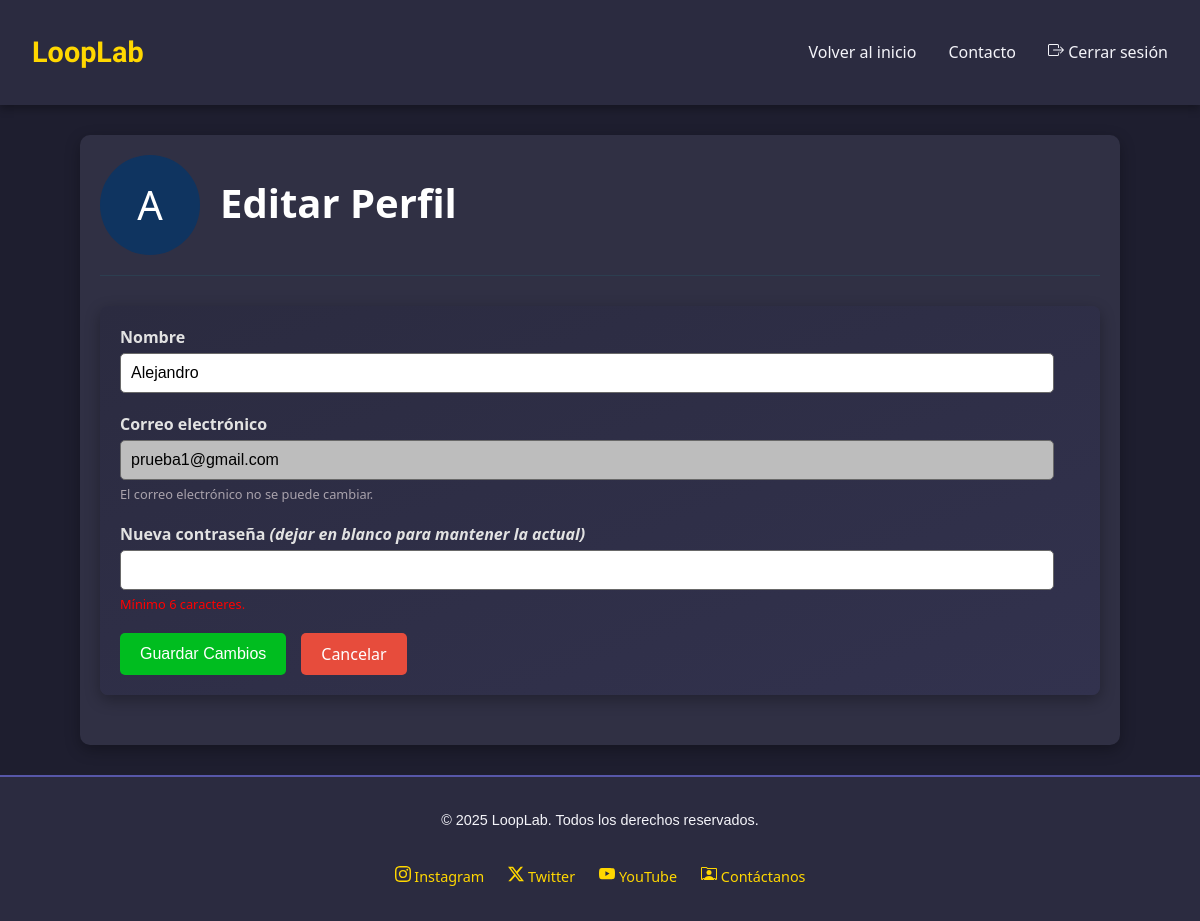
The page /public/usuarios/edit.php (signed in) on the database its author committed.
### tables this page shows
CREATE TABLE `usuarios` (
  `id` int(11) NOT NULL,
  `nombre` varchar(255) DEFAULT NULL,
  `email` varchar(100) DEFAULT NULL,
  `password` varchar(255) DEFAULT NULL,
  `role` enum('admin','user') NOT NULL,
  `fecha_creacion` date DEFAULT current_timestamp()
);

### app/Core/Response.php (called while the page is built, shortened)
<?php
class Response
{
    public static function view(string $view, array $data = []): void
    {
        extract($data);
        $content = self::loadView($view, $data);
    }
    public static function loadView(string $view, array $data = []): string
    {
        $filePath = self::getViewPath($view);
        extract($data);
        require $filePath;
        $html = ob_get_clean();
        return $html;
    }
    private static function getViewPath(string $view): string
    {
        $ds = DIRECTORY_SEPARATOR;
        $basePath = __DIR__ . "{$ds}..{$ds}..{$ds}resources{$ds}views{$ds}";
        $viewPath = str_replace('.', $ds, $view);
        $phpPath = $basePath . "{$viewPath}.php";
        if (file_exists($phpPath)) {
            return $phpPath;
        }
        throw new \RuntimeException("La vista '{$view}' no fue encontrada.");
    }
}

### app/Core/helpers.php (called while the page is built, shortened)
<?php
function session(): Session
{
    static $instance = null;
    if ($instance === null) {
        $instance = new Session();
    }
    return $instance;
}
function view(string $view, array $data = []): void
{
    Response::view($view, $data);
}

### public/usuarios/edit.php (called while the page is built, shortened)
<?php
require_once __DIR__ . '/../../app/Http/Controllers/UsuarioController.php';
$usuarioController = new UsuarioController();
$usuario = $usuarioController->getCurrentUser();
view('usuarios/edit', [
    'usuario' => $usuario,
    'header' => 'index',
    'title' => 'Editar Perfil - LoopLab'
]);

### app/Core/Session.php (called while the page is built, shortened)
<?php
class Session {
    public function get(string $key, $default = null) {
        return $_SESSION[$key] ?? $default;
    }
}

### app/Core/Auth.php (called while the page is built, shortened)
<?php
class Auth {
    public static function user(): ?array {
        return session()->get('user');
    }
    public static function id(): ?int {
        $user = self::user();
        return $user ? $user['id'] : null;
    }
}

### app/Http/Controllers/UsuarioController.php (called while the page is built, shortened)
<?php
class UsuarioController
{
    public function getCurrentUser()
    {
        $userId = Auth::id();
        return Usuario::find($userId);
    }
}

### app/Core/Model.php (called while the page is built, shortened)
<?php
abstract class Model
{
    protected static string $table;
    protected static array $fillable;
    protected static array $aggregates;
    protected static array $pivots;
    public static function getFillable(){
        return static::$fillable ?? [];
    }
    public static function getAggregates(){
        return static::$aggregates ?? [];
    }
    public static function getPivots(){
        return static::$pivots ?? [];
    }
    public static function find($id): ?static
    {
        $id = (int) $id;
        $sql = "SELECT * FROM " . static::$table . " WHERE id = ?";
        $params = [$id];
        $result = DB::selectOne(static::class, $sql, $params);
        return $result;
    }
}

### app/Core/DB.php (called while the page is built, shortened)
<?php
class DB
{
    private static ?\PDO $connection = null;
    public static function connection(): \PDO
    {
        if (self::$connection === null) {
            $dbHost = DB_HOST;
            $dbName = DB_NAME;
            $dbUser = DB_USER;
            $dbPass = DB_PASS;
            $dsn = "mysql:host=$dbHost;dbname=$dbName;charset=utf8mb4";
            self::$connection = new \PDO($dsn, $dbUser, $dbPass);
        }
        return self::$connection;
    }
    public static function select(string $modelName, string $sql, array $params = []): array
    {
        $stmt = self::prepare($sql, $params);
        $stmt->execute();
        $models = [];
        while ($row = $stmt->fetch(\PDO::FETCH_ASSOC)) {
            $model = new $modelName();
            $model->id = $row['id'];
            foreach ($model::getFillable() as $field) {
                if (isset($row[$field])) {
                    $model->$field = $row[$field];
                }
            }
            $models[] = $model;
        }
        return $models;
    }
    public static function selectOne(string $modelName, string $sql, array $params = []): ?object
    {
        $models = DB::select($modelName, $sql, $params);
        return !empty($models) ? $models[0] : null;
    }
    private static function prepare(string $sql, array $params = []): \PDOStatement
    {
        $db = self::connection();
        $stmt = $db->prepare($sql);
        if (!empty($params)) {
            if (array_is_list($params)) {
                foreach ($params as $key => $value) {
                    $stmt->bindValue($key + 1, $value, is_int($value) ? \PDO::PARAM_INT : \PDO::PARAM_STR);
                }
            } else {
                foreach ($params as $key => $value) {
                    $stmt->bindValue($key, $value, is_int($value) ? \PDO::PARAM_INT : \PDO::PARAM_STR);
                }
            }
        }
        return $stmt;
    }
}

### resources/views/usuarios/edit.php (the view, shortened to what this page needs)
<div class="profile-container">
    <div class="profile-header">
        <div class="profile-avatar">
            <?php echo substr($usuario->nombre, 0, 1); ?>
        </div>
        <div class="profile-title">
            <h1>Editar Perfil</h1>
        </div>
    </div>
    <div class="profile-section">
        <form action="<?php echo BASE_URL . '/usuarios/update.php'; ?>" method="POST">
            <div class="form-group">
                <label for="nombre">Nombre</label>
                <input type="text" id="nombre" name="nombre" class="form-control" value="<?php echo htmlspecialchars($usuario->nombre); ?>" required>
            </div>
            <div class="form-group">
                <label for="email">Correo electrónico</label>
                <input type="email" id="email" class="form-control" value="<?php echo htmlspecialchars($usuario->email); ?>" disabled>
                <small>El correo electrónico no se puede cambiar.</small>
            </div>
            <div class="form-group">
                <label for="password">Nueva contraseña <i>(dejar en blanco para mantener la actual)</i></label>
                <input type="password" id="password" name="password" class="form-control">
                <small style="color: red;">Mínimo 6 caracteres.</small>
            </div>
            <div class="action-buttons">
                <button type="submit" class="btn btn-primary">Guardar Cambios</button>
                <a href="<?php echo BASE_URL . '/usuarios/profile.php'; ?>" class="btn btn-danger">Cancelar</a>
            </div>
        </form>
    </div>
</div>

### public/css/profile.css (style rules this page uses)
html, body { height: 100%; margin: 0; }
html { scroll-behavior: smooth; }
body { font-family: "Segoe UI", Tahoma, Geneva, Verdana, sans-serif; margin: 0; padding: 0; background-color: #1e1e2f; color: #f4f4f9; overflow-x: hidden; animation: opacity 2s ease; }
.profile-container { max-width: 1000px; margin: 30px auto; padding: 20px; background-color: #303044; border-radius: 10px; box-shadow: 0 5px 15px rgba(0, 0, 0, 0.3); }
.profile-header { display: flex; align-items: center; margin-bottom: 30px; padding-bottom: 20px; border-bottom: 1px solid #2c3e50; }
.profile-avatar { width: 100px; height: 100px; background-color: #0f3460; border-radius: 50%; display: flex; align-items: center; justify-content: center; margin-right: 20px; font-size: 40px; color: #fff; }
.profile-title { flex-grow: 1; }
.profile-title h1 { font-size: 2.5rem; margin: 0 0 5px 0; color: #fff; }
.profile-section { background: linear-gradient(to bottom right, #2b2b40, #32324e); border-radius: 8px; padding: 20px; margin-bottom: 30px; box-shadow: 0 5px 15px rgba(0, 0, 0, 0.3); }
.action-buttons { display: flex; gap: 15px; margin-top: 20px; }
.btn { display: inline-block; padding: 10px 20px; border: none; border-radius: 5px; font-size: 1rem; cursor: pointer; text-decoration: none; transition: all 0.3s ease; }
.btn-primary { background-color: #00bd1f; color: white; }
.btn-danger { background-color: #e74c3c; color: white; }
.form-group { margin-bottom: 20px; }
.form-group label { display: block; margin-bottom: 5px; color: #e2e2e2; font-weight: bold; }
.form-control { width: 95%; padding: 10px; border: 1px solid #696969; border-radius: 5px; background-color: #ffffff; color: #000000; font-size: 1rem; }
.form-control:disabled { background-color: #bdbdbd; cursor: not-allowed; }
.form-group small { display: block; color: #a9a2ac; font-size: 0.8rem; margin-top: 5px; }

### rows shown on the page
usuarios: nombre "A", nombre "Alejandro", email "prueba1@gmail.com"
